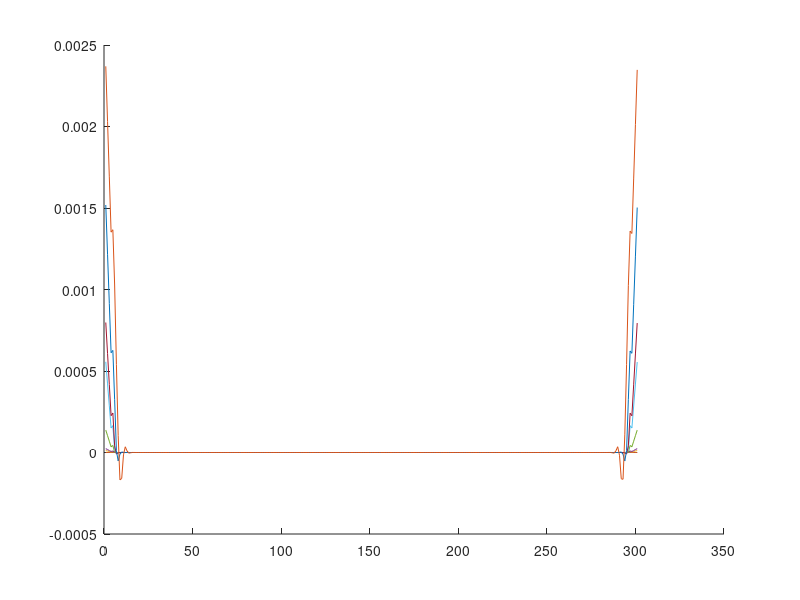

MATLAB code to generate this figure:
  clear
  clf
  xPts = 301;                                                               % Number of x points. Odd
  dt   = 0.01;                                                              % Time step.
  m    = 1/10;                                                             % Mass density.
  
  %coupled PDE vector
  cVec = [zeros(2*xPts,1); 1];

  % Set force function.
  q    = zeros(xPts, 1);                                                   % No force on most of it.
  q(5) = 0.001;
  q(end-4) = 0.001;
  q((xPts + 1)/2) = -0.002;

  % Difference operator. 
  % Using second order coefficients for second derivative.

  d2Coeffs2 = [0 0 0 1 -2 1 0 0 0];  
  d2Coeffs8 = [-1/560 8/315 -1/5 8/5 -205/72 8/5 -1/5 8/315 -1/560];
  dTwo = zeros(xPts,xPts);

  for count = -4:4
    % Add an offset diagonal matrix for each step to build banded matrix.
    dTwo = dTwo + ...
            d2Coeffs2(count + 5) * diag( ones( 1, xPts - abs(count) ), count);
  end
  dTwo(1,1) = -1;
  dTwo(end,end) = -1;

  E = 1;
  I = [1:2/xPts:2 2-2/xPts:-2/xPts:1].^4;
  EI = diag(E.*I);
  
  %Euler-Bernoulli operator
  EBOp = dTwo*EI*dTwo;
  
  %Make HUGE MATRIX. Presently a huge operator such that 
  %Tfwd U(x,t) = U(x,t+1)
  M1 = -dt^2/m*EBOp+eye(xPts);                                            % map v to v  
  %M1 = eye(xPts);                                                          % map v to v
  M2 = -EBOp/m*dt;                                                          % map w to v
  M3 = (q/m*dt);                                                          % map 1 to v
  M4 = eye(xPts)*dt;                                                      % map w to w
  M5 = eye(xPts);                                                          % map v to w
  M6 = zeros(xPts,1);                                                      % map 1 to w
  M7 = [zeros(1,2*xPts), 1];                                               % map 1 to 1
  
  Tfwd = [M1 M2 M3;...
          M4 M5 M6;...
             M7];
 
  % Boundary conditions.
  Tfwd((xPts + 1) / 2,:) = 0;
  Tfwd((xPts + 1) / 2,(xPts + 1) / 2) = 1;      %Avoid singular matrix
  Tfwd((3*xPts + 1) / 2,:) = 0;
  Tfwd((3*xPts + 1) / 2,(3*xPts + 1) / 2) = 1;  %Avoid singular matrix
  Tfwd(1:4,:) = 0;
  Tfwd(1:4,5) = 1;                             
  Tfwd(xPts-3:xPts,:) = 0;
  Tfwd(xPts-3:xPts,xPts-4) = 1;
  
  bw = 4;
  for k = 1:bw
  Tfwd(xPts + bw + 1 - k,:) = 0;
  Tfwd(xPts + bw + 1 - k,xPts + bw + 2) = 1-k;
  Tfwd(xPts + bw + 1 - k,xPts + bw + 1) = k;
  Tfwd(end - bw - 1 + k,:) = 0;
  Tfwd(end - bw - 1 + k,end - bw - 2) = 1-k;
  Tfwd(end - bw - 1 + k,end - bw - 1) = k;
  end
  
  % Do similar things for the straight ends.
  % Could use lower order finite difference eqs so only the last few pts


  % Won't bother combining things into a single matrix yet.
  hold off;
  for count = 1:10000;
    cVec = Tfwd * cVec;
    
%     m1 = Tfwd*cVec;
%     m2 = Tfwd*cVec+m1/2;
%     m3 = Tfwd*cVec+m2/2;
%     m4 = Tfwd*cVec+m3;
%     
%     cVec = cVec + (1/6)*(m1+2*(m2+m3)+m4);
    
    if mod(100, count) == 0
    hold on;
    plot(cVec(xPts+1:2*xPts));
    end
  end
